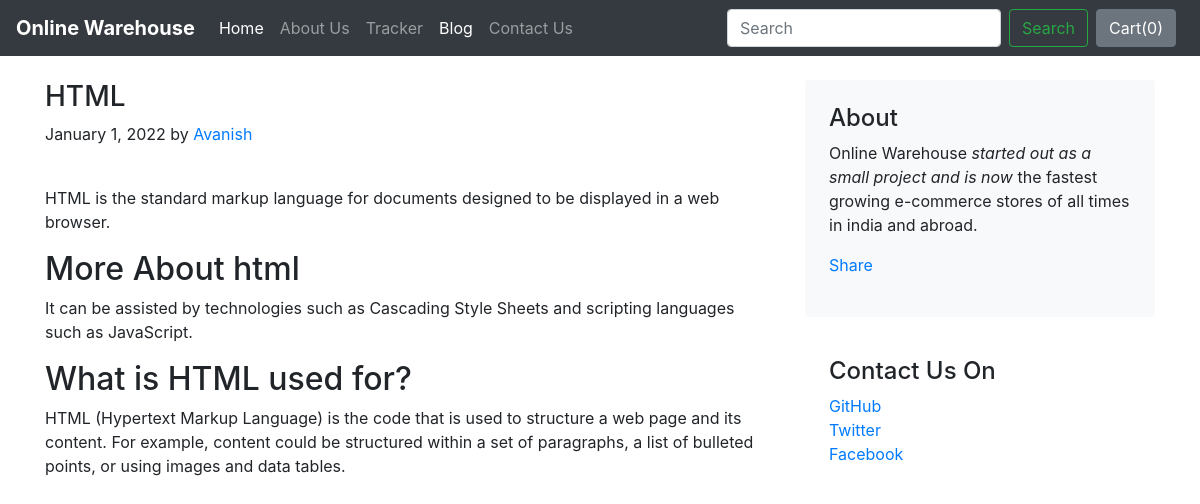
The app's page /blog/blogpost/4 with its own data.
### blog/models.py (models this page shows, shortened)
class Blogpost(models.Model):
    post_id = models.AutoField(primary_key=True)
    title = models.CharField(max_length=50)
    head0 = models.CharField(max_length=500,default="")
    chead0 = models.CharField(max_length=5000,default="")
    head1 = models.CharField(max_length=500,default="")
    chead1 = models.CharField(max_length=5000,default="")
    head2 = models.CharField(max_length=500,default="")
    chead2 = models.CharField(max_length=5000,default="")
    pub_date = models.DateField()
    thumbnail = models.ImageField(upload_to='shop/images',default="")

### blog/views.py (the view)
# urls.py: path("blogpost/<int:id>", views.blogpost, name = "blogPost"),
def blogpost(request,id):
    post = Blogpost.objects.filter(post_id = id)[0]
    return render(request, 'blog/blogpost.html',{'post':post})

### blog/templates/blog/blogpost.html (shortened to what this page needs)
{% extends 'blog/basic.html' %}
{% block body %}
<div class="container">
    <div class="row mt-4">
        <div class="col-md-8 blog-main">
            <h3 class="font-bold">
                {{post.title}}
            </h3>
            <div class="blog-post">
                <p class="blog-post-meta">January 1, 2022 by<a href="#"> Avanish</a></p>
                <div class="fb-like" data-href="http://127.0.0.1:8000/blog/blogpost/{{post.post_id}}" data-layout="standard" data-action="like" data-size="large" data-show-faces="false" data-share="true"></div><br>
                <p>{{post.chead0}}</p>
                <h2>{{post.head1}}</h2>
                <p>{{post.chead1}}</p>
                <h2>{{post.head2}}</h2>
                <p>{{post.chead2}}</p>
            </div>
        </div>
        <aside class="col-md-4 blog-sidebar">
            <div class="p-4 mb-3 bg-light rounded">
                <h4 class="font-bold">About</h4>
                <p class="mb-0">Online Warehouse <em>started out as a small project and is now</em> the fastest growing e-commerce stores of all times in india and abroad.</p>
                <div class="my-3 fb-share-button" data-href="http://127.0.0.1:8000/blog/blogpost/{{post.post_id}}" data-layout="button_count" data-size="large"><a target="_blank" href="https://www.facebook.com/sharer/sharer.php?u=http%3A%2F%2F127.0.0.1%3A8000%2Fblog%2Fblogpost%2F4&src=sdkpreparse" class="fb-xfbml-parse-ignore">Share</a></div>
            </div>
            <div class="p-4">
                <h4 class="font-bold">Contact Us On</h4>
                <ol class="list-unstyled">
                    <li><a href="#">GitHub</a></li>
                    <li><a href="#">Twitter</a></li>
                    <li><a href="#">Facebook</a></li>
                </ol>
            </div>
        </aside>
    </div>
</div>
{% endblock %}

### records on screen
Blogpost: title "HTML", chead0 "HTML is the standard markup language for documents designed to be displayed in a web browser.", head1 "More About html", chead1 "It can be assisted by technologies such as Cascading Style Sheets and scripting languages such as JavaScript.", head2 "What is HTML used for?", chead2 "HTML (Hypertext Markup Language) is the code that is used to structure a web page and its content. For example, content could be structured within a set of paragraphs, a list of bulleted points, or using images and data tables."
